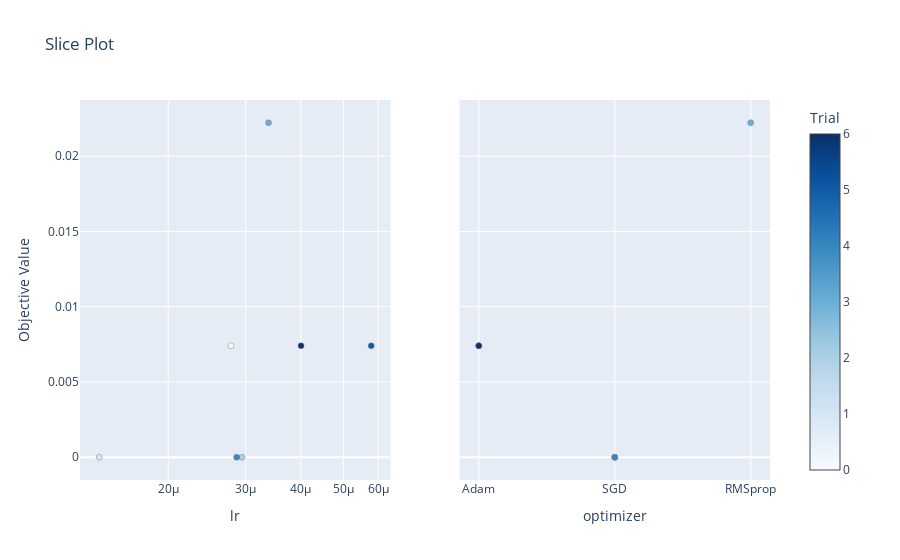

The notebook cell saved with this chart:
### Code cell
optuna.visualization.plot_slice(study)

### Figure 1 — Plotly figure (JSON) as saved in the notebook; plotly's stock layout.template omitted (floating-point values rounded to 4 significant figures)
{"data": [{"marker": {"color": [0, 1, 2, 3, 4, 5, 6], "colorbar": {"title": {"text": "Trial"}, "x": 1, "xpad": 40}, "colorscale": [[0, "rgb(247,251,255)"], [0.125, "rgb(222,235,247)"], [0.25, "rgb(198,219,239)"], [0.375, "rgb(158,202,225)"], [0.5, "rgb(107,174,214)"], [0.625, "rgb(66,146,198)"], [0.75, "rgb(33,113,181)"], [0.875, "rgb(8,81,156)"], [1, "rgb(8,48,107)"]], "line": {"color": "Grey", "width": 0.5}, "showscale": true}, "mode": "markers", "showlegend": false, "type": "scatter", "x": [2.778e-05, 1.394e-05, 2.942e-05, 3.381e-05, 2.861e-05, 5.784e-05, 4.007e-05], "xaxis": "x", "y": [0.007407, 0, 0, 0.02222, 0, 0.007407, 0.007407], "yaxis": "y"}, {"marker": {"color": [0, 1, 2, 3, 4, 5, 6], "colorbar": {"title": {"text": "Trial"}, "x": 1, "xpad": 40}, "colorscale": [[0, "rgb(247,251,255)"], [0.125, "rgb(222,235,247)"], [0.25, "rgb(198,219,239)"], [0.375, "rgb(158,202,225)"], [0.5, "rgb(107,174,214)"], [0.625, "rgb(66,146,198)"], [0.75, "rgb(33,113,181)"], [0.875, "rgb(8,81,156)"], [1, "rgb(8,48,107)"]], "line": {"color": "Grey", "width": 0.5}, "showscale": false}, "mode": "markers", "showlegend": false, "type": "scatter", "x": ["Adam", "SGD", "SGD", "RMSprop", "SGD", "Adam", "Adam"], "xaxis": "x2", "y": [0.007407, 0, 0, 0.02222, 0, 0.007407, 0.007407], "yaxis": "y2"}], "layout": {"title": {"text": "Slice Plot"}, "xaxis": {"anchor": "y", "domain": [0, 0.45], "title": {"text": "lr"}, "type": "log"}, "xaxis2": {"anchor": "y2", "domain": [0.55, 1], "title": {"text": "optimizer"}}, "yaxis": {"anchor": "x", "domain": [0, 1], "title": {"text": "Objective Value"}}, "yaxis2": {"anchor": "x2", "domain": [0, 1], "matches": "y", "showticklabels": false}}}
